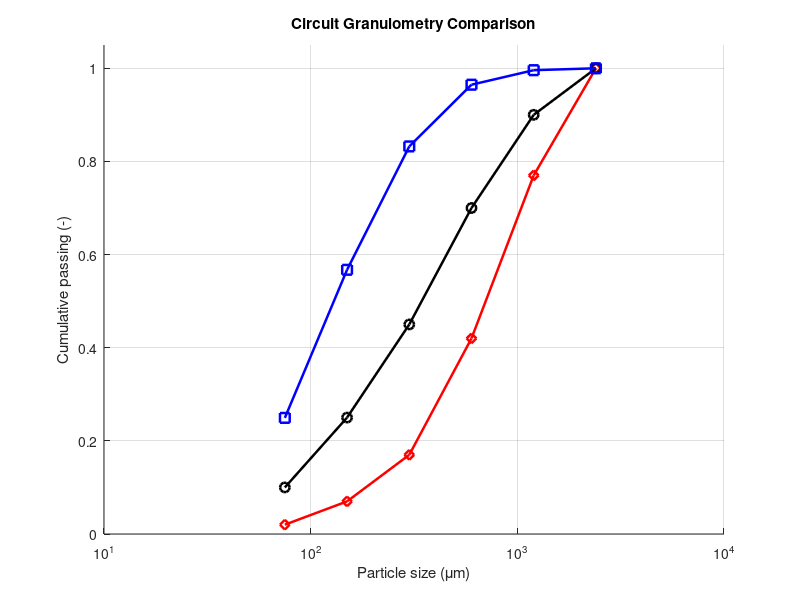

The MATLAB script that drew this image: (Note: this script raises an error after producing the figure.)
%% =========================================================
% Comparison: Fresh Feed vs Mill Product vs Overflow
% =========================================================
clear; clc; close all;

%% 1. Size classes
size_classes = [75 150 300 600 1200 2400];

%% 2. Data Vectors (Example values - replace with your simulation results)
% Fresh Feed (Entrée du circuit)
fresh_feed   = [2 5 10 25 35 23]; 
% Mill product (Sortie broyeur)
mill_product = [12 18 24 30 24.01 11.99];
% Overflow (Produit fini)
overflow     = [29.92 38.15 31.79 15.90 3.741 0.4899];

%% 3. Normalize into PSD
PSD_feed     = fresh_feed / sum(fresh_feed);
PSD_mill     = mill_product / sum(mill_product);
PSD_overflow = overflow / sum(overflow);

%% 4. Cumulative passing
cum_feed     = cumsum(PSD_feed);
cum_mill     = cumsum(PSD_mill);
cum_overflow = cumsum(PSD_overflow);

%% 5. Compute Metrics (F50, F80, P50, P80)
% Fresh Feed
F50 = interp1(cum_feed, size_classes, 0.50, 'linear');
F80 = interp1(cum_feed, size_classes, 0.80, 'linear');
% Mill
P50_mill = interp1(cum_mill, size_classes, 0.50, 'linear');
P80_mill = interp1(cum_mill, size_classes, 0.80, 'linear');
% Overflow
P50_over = interp1(cum_overflow, size_classes, 0.50, 'linear');
P80_over = interp1(cum_overflow, size_classes, 0.80, 'linear');

%% 6. Plot cumulative PSD
figure('Color','w', 'Name', 'Circuit PSD Comparison');
hold on; grid on;

% Plot curves
plot(size_classes, cum_feed, 'rd-', 'LineWidth', 1.8, 'MarkerSize', 7, 'DisplayName', 'Fresh Feed (Input)');
plot(size_classes, cum_mill, 'ko-', 'LineWidth', 1.8, 'MarkerSize', 7, 'DisplayName', 'Mill Product');
plot(size_classes, cum_overflow, 'bs-', 'LineWidth', 1.8, 'MarkerSize', 7, 'DisplayName', 'Overflow (Output)');

set(gca, 'XScale', 'log');
xlabel('Particle size (\mum)');
ylabel('Cumulative passing (-)');
title('Circuit Granulometry Comparison');
ylim([0 1.05]);

% Reference lines
yline(0.50, '--', 'Color', [0.5 0.5 0.5], 'HandleVisibility', 'off');
yline(0.80, '--', 'Color', [0.5 0.5 0.5], 'HandleVisibility', 'off');

% Vertical markers for P80
xline(F80, ':r', sprintf('F80=%.0f', F80), 'LabelVerticalAlignment', 'bottom');
xline(P80_mill, ':k', sprintf('Mill P80=%.0f', P80_mill), 'LabelVerticalAlignment', 'bottom');
xline(P80_over, ':b', sprintf('Over P80=%.0f', P80_over), 'LabelVerticalAlignment', 'bottom');

legend('Location', 'best');
hold off;

%% 7. Print Summary Table (FIXED SYNTAX)
sep_line = repmat('=', 1, 45);
dash_line = repmat('-', 1, 45);

fprintf('\n%s\n', sep_line);
fprintf('%-15s | %-10s | %-10s\n', 'Stream', 'P50 (µm)', 'P80 (µm)');
fprintf('%s\n', dash_line);
fprintf('%-15s | %-10.2f | %-10.2f\n', 'Fresh Feed', F50, F80);
fprintf('%-15s | %-10.2f | %-10.2f\n', 'Mill Product', P50_mill, P80_mill);
fprintf('%-15s | %-10.2f | %-10.2f\n', 'Overflow', P50_over, P80_over);
fprintf('%s\n\n', sep_line);
